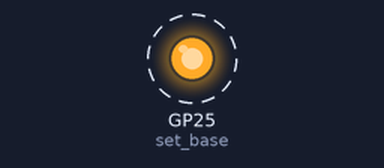
A program run on a simulated Raspberry Pi Pico running MicroPython. On the bench: output pins drawn as LEDs (lit = HIGH). Dashed ring = blinking.

Above: at 0.04 s.
Timing chart, 0 to 3.0 s (numbered marks = the images above):
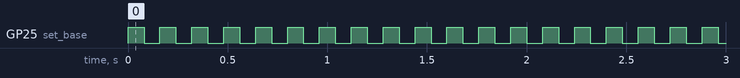

The program:

main.py
```python
import machine
import utime
import rp2

# ピン 25 を使用している為 Pico W 非対応

# Pico のクロックスピードは 125MHz、ステートマシンの設定で 2KHz まで落とすことが可能 [2KHz, 125MHz]

# asm_pio デコレータ
# 	set_init で ピンの初期値を設定している
# 	ピンはステートマシン作成時に set_base による指定値からの連番となる
@rp2.asm_pio(set_init = rp2.PIO.OUT_LOW)
def LED():
    wrap_target()
    # set(Dst, Val) Dst に Val[0, 31] をセット
    # 	[N] はディレイ (nop)、 N (最大31) クロック分のディレイが追加される
    set(pins, 1)   [31]
    nop()          [31]
    nop()          [31]
    nop()          [31]
    nop()          [31]
    set(pins, 0)   [31]
    nop()          [31]
    nop()          [31]
    nop()          [31]
    nop()          [31]
    wrap()

# ステートマシン番号、PIO x 2 それぞれに 4 つのステートマシンがあるので [0, 7]
SmNo = 0
# ステートマシンを作成(クロックを 2KHz、ピンのベースを 25)
Sm = rp2.StateMachine(SmNo, LED, freq = 2000, set_base = machine.Pin(25))

while True:
    Sm.active(1)
    utime.sleep(3)
    Sm.active(0)
```

Measured:
- by itself, GP25 (set_base): alternates HIGH for 0.08 s and LOW for 0.08 s
